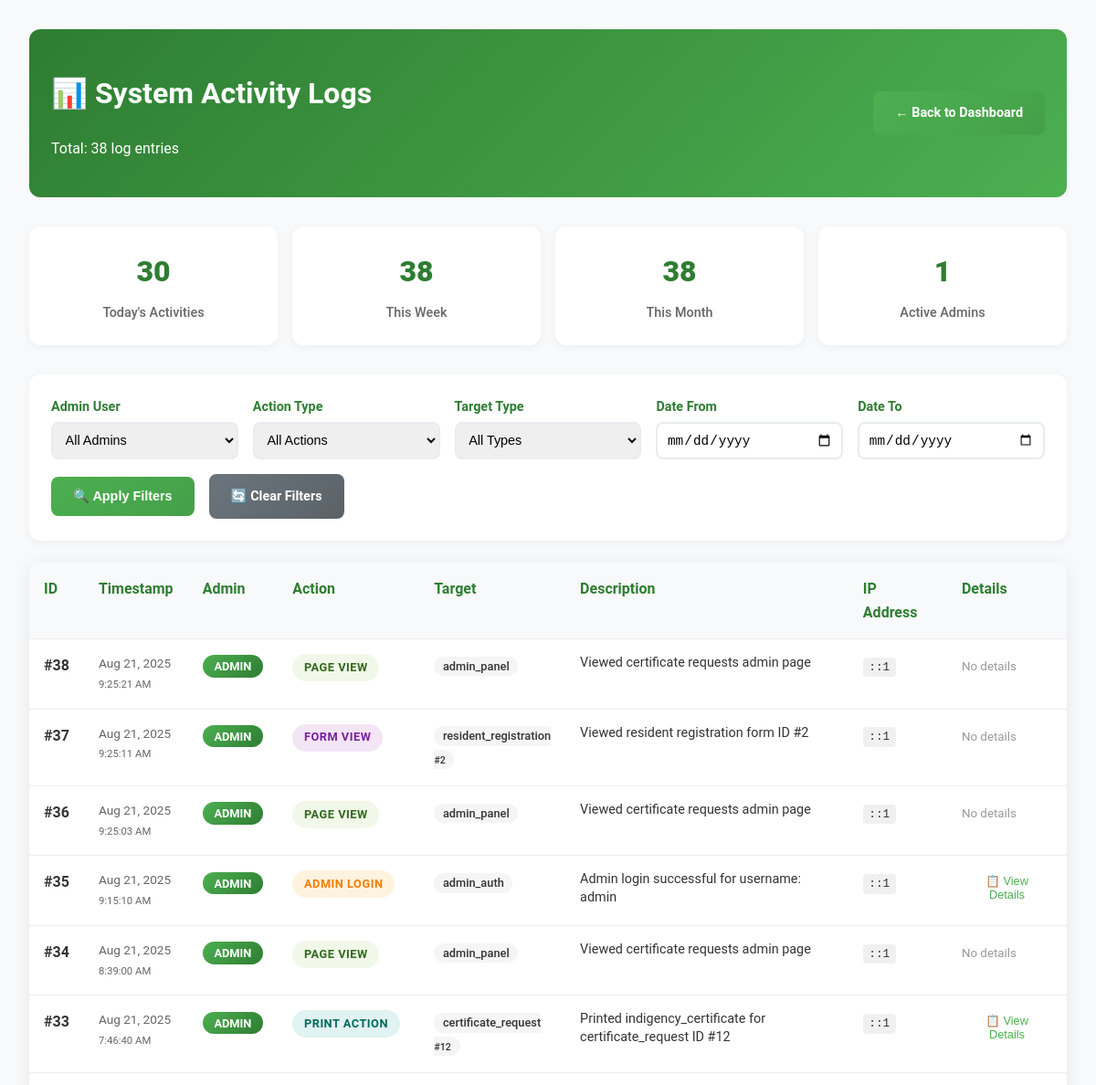
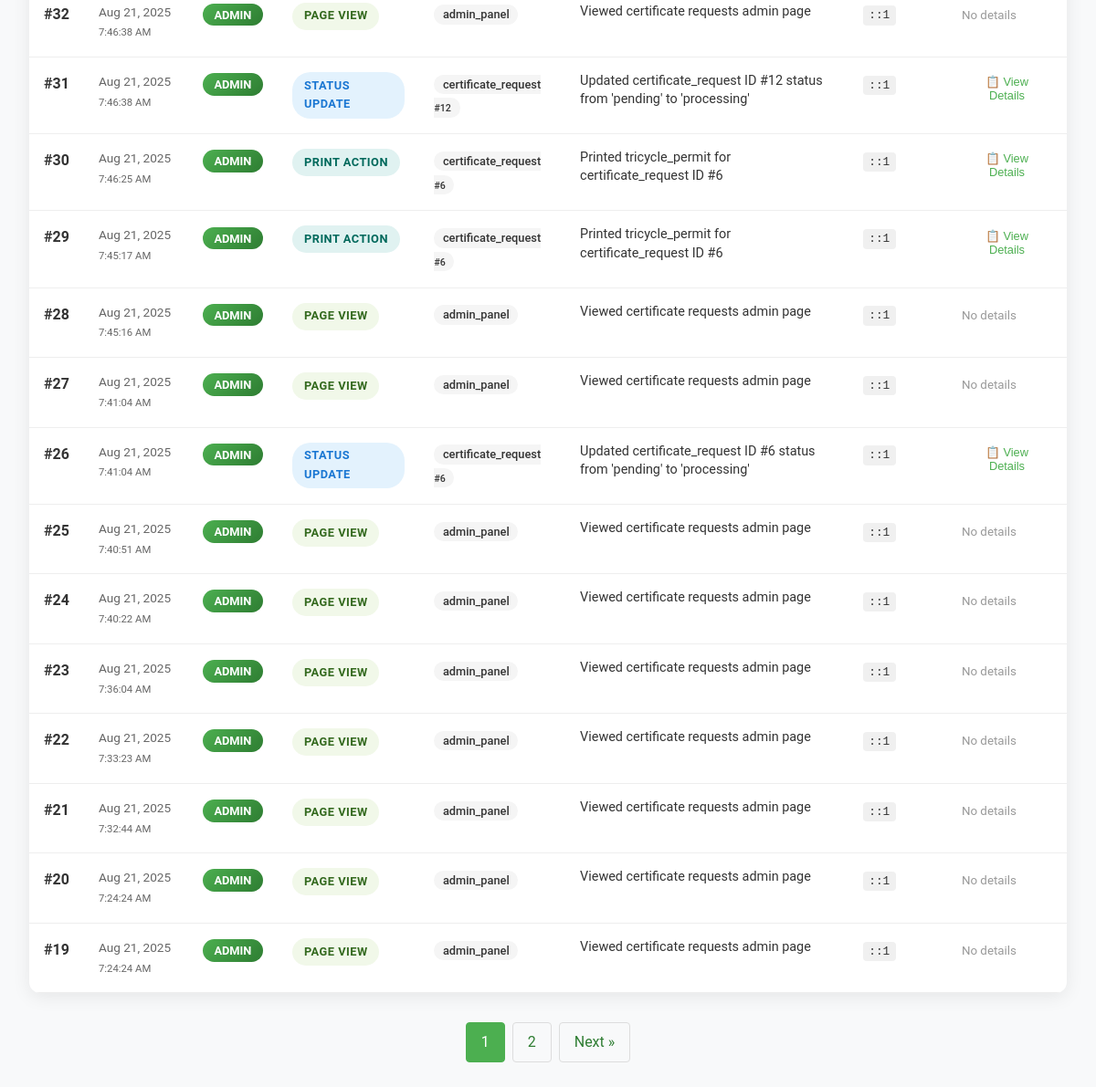
/admin/view-logs.php (signed in), run on the app's committed database (2 pictures, top to bottom).
### tables this page shows
CREATE TABLE `admin_logs` (
  `id` int(11) NOT NULL,
  `admin_id` varchar(100) DEFAULT 'system',
  `action_type` varchar(50) NOT NULL,
  `target_type` varchar(50) NOT NULL,
  `target_id` int(11) DEFAULT NULL,
  `description` text NOT NULL,
  `details` longtext DEFAULT NULL CHECK (json_valid(`details`)),
  `ip_address` varchar(45) DEFAULT NULL,
  `user_agent` text DEFAULT NULL,
  `created_at` timestamp NOT NULL DEFAULT current_timestamp()
);

### admin/view-logs.php (the view, shortened to what this page needs)
<?php
include '../includes/db_connect.php';
$date_from = $_GET['date_from'] ?? '';
$date_to = $_GET['date_to'] ?? '';
$page = max(1, (int)($_GET['page'] ?? 1));
$per_page = 20;
$offset = ($page - 1) * $per_page;
$whereConditions = [];
$params = [];
$whereClause = $whereConditions ? "WHERE " . implode(" AND ", $whereConditions) : "";
$count_sql = "SELECT COUNT(*) FROM admin_logs $whereClause";
$sql = "SELECT * FROM admin_logs $whereClause ORDER BY created_at DESC LIMIT $offset, $per_page";
$count_stmt = $pdo->prepare($count_sql);
$count_stmt->execute($params);
$total_logs = $count_stmt->fetchColumn();
$stmt = $pdo->prepare($sql);
$stmt->execute($params);
$logs = $stmt->fetchAll(PDO::FETCH_ASSOC);
$total_pages = ceil($total_logs / $per_page);
?>
<!DOCTYPE html>
<html lang="en">
<head>
    <link rel="stylesheet" href="../css/styles.css">
</head>
<body>
    <div class="admin-container">
        <div class="admin-header">
            <div>
                <h1>📊 System Activity Logs</h1>
                <p>Total: <?php echo number_format($total_logs); ?> log entries</p>
            </div>
            <a href="dashboard.php" class="admin-btn">← Back to Dashboard</a>
        </div>
        <div class="stats-row">
            <?php
            $today_count = $pdo->query("SELECT COUNT(*) FROM admin_logs WHERE DATE(created_at) = CURDATE()")->fetchColumn();
            $week_count = $pdo->query("SELECT COUNT(*) FROM admin_logs WHERE created_at >= DATE_SUB(NOW(), INTERVAL 7 DAY)")->fetchColumn();
            $month_count = $pdo->query("SELECT COUNT(*) FROM admin_logs WHERE created_at >= DATE_SUB(NOW(), INTERVAL 30 DAY)")->fetchColumn();
            $unique_admins = $pdo->query("SELECT COUNT(DISTINCT admin_id) FROM admin_logs")->fetchColumn();
            ?>
            <div class="stat-card">
                <div class="stat-number"><?php echo $today_count; ?></div>
                <div class="stat-label">Today's Activities</div>
            </div>
            <div class="stat-card">
                <div class="stat-number"><?php echo $week_count; ?></div>
                <div class="stat-label">This Week</div>
            </div>
            <div class="stat-card">
                <div class="stat-number"><?php echo $month_count; ?></div>
                <div class="stat-label">This Month</div>
            </div>
            <div class="stat-card">
                <div class="stat-number"><?php echo $unique_admins; ?></div>
                <div class="stat-label">Active Admins</div>
            </div>
        </div>
        <div class="filters-container">
            <form method="GET" action="">
                <div class="filters-row">
                    <div class="filter-group">
                        <label for="admin_id">Admin User</label>
                        <select name="admin_id" id="admin_id">
                            <option value="">All Admins</option>
                        </select>
                    </div>
                    <div class="filter-group">
                        <label for="action_type">Action Type</label>
                        <select name="action_type" id="action_type">
                            <option value="">All Actions</option>
                        </select>
                    </div>
                    <div class="filter-group">
                        <label for="target_type">Target Type</label>
                        <select name="target_type" id="target_type">
                            <option value="">All Types</option>
                        </select>
                    </div>
                    <div class="filter-group">
                        <label for="date_from">Date From</label>
                        <input type="date" name="date_from" id="date_from" value="<?php echo htmlspecialchars($date_from); ?>">
                    </div>
                    <div class="filter-group">
                        <label for="date_to">Date To</label>
                        <input type="date" name="date_to" id="date_to" value="<?php echo htmlspecialchars($date_to); ?>">
                    </div>
                </div>
                <div class="filter-actions">
                    <button type="submit" class="admin-btn">🔍 Apply Filters</button>
                    <a href="view-logs.php" class="admin-btn secondary">🔄 Clear Filters</a>
                </div>
            </form>
        </div>
        <div class="logs-table">
            <table>
                <thead>
                    <tr>
                        <th>ID</th>
                        <th>Timestamp</th>
                        <th>Admin</th>
                        <th>Action</th>
                        <th>Target</th>
                        <th>Description</th>
                        <th>IP Address</th>
                        <th>Details</th>
                    </tr>
                </thead>
                <tbody>
                    <?php foreach ($logs as $log): ?>
                    <tr>
                        <td><strong>#<?php echo $log['id']; ?></strong></td>
                        <td class="log-timestamp">
                            <?php echo date('M j, Y', strtotime($log['created_at'])); ?><br>
                            <small><?php echo date('g:i:s A', strtotime($log['created_at'])); ?></small>
                        </td>
                        <td>
                            <span class="admin-badge">
                                <?php echo htmlspecialchars($log['admin_id']); ?>
                            </span>
                        </td>
                        <td>
                            <span class="action-badge action-<?php echo $log['action_type']; ?>">
                                <?php echo ucwords(str_replace('_', ' ', $log['action_type'])); ?>
                            </span>
                        </td>
                        <td>
                            <span class="target-badge">
                                <?php echo htmlspecialchars($log['target_type']); ?>
                                <?php if ($log['target_id']): ?>
                                    <br><small>#<?php echo $log['target_id']; ?></small>
                                <?php endif; ?>
                            </span>
                        </td>
                        <td>
                            <div class="log-description">
                                <?php echo htmlspecialchars($log['description']); ?>
                            </div>
                        </td>
                        <td>
                            <?php if ($log['ip_address']): ?>
                                <span class="ip-address"><?php echo htmlspecialchars($log['ip_address']); ?></span>
                            <?php else: ?>
                                <small style="color: #999;">N/A</small>
                            <?php endif; ?>
                        </td>
                        <td>
                            <?php if ($log['details']): ?>
                                <button class="details-toggle" onclick="toggleDetails(<?php echo $log['id']; ?>)">
                                    📋 View Details
                                </button>
                            <?php else: ?>
                                <small style="color: #999;">No details</small>
                            <?php endif; ?>
                        </td>
                    </tr>
                    <?php endforeach; ?>
                </tbody>
            </table>
        </div>
        <?php if ($total_pages > 1): ?>
        <div class="pagination">
            <?php for ($i = max(1, $page-2); $i <= min($total_pages, $page+2); $i++): ?>
                <?php if ($i == $page): ?>
                    <span class="current"><?php echo $i; ?></span>
                <?php else: ?>
                    <a href="?page=<?php echo $i; ?>&<?php echo http_build_query(array_filter($_GET, function($k) { return $k !== 'page'; }, ARRAY_FILTER_USE_KEY)); ?>"><?php echo $i; ?></a>
                <?php endif; ?>
            <?php endfor; ?>
            <?php if ($page < $total_pages): ?>
                <a href="?page=<?php echo $page+1; ?>&<?php echo http_build_query(array_filter($_GET, function($k) { return $k !== 'page'; }, ARRAY_FILTER_USE_KEY)); ?>">Next »</a>
            <?php endif; ?>
        </div>
        <?php endif; ?>
    </div>
</body>
</html>

### css/styles.css (style rules this page uses)
body { font-family: 'Roboto', sans-serif; margin: 0; padding: 0; background-color: #f4f7f9; color: #333; line-height: 1.6; }

### admin/view-logs.php (style rules this page uses)
.admin-container { max-width: 1600px; margin: 0 auto; padding: 2rem; background: #f8f9fa; min-height: 100vh; }
.admin-header { background: linear-gradient(135deg, #2e7d32 0%, #4caf50 100%); color: white; padding: 1.5rem; border-radius: 12px; margin-bottom: 2rem; display: flex; justify-content: space-between; align-items: center; }
.filters-container { background: white; padding: 1.5rem; border-radius: 12px; margin-bottom: 1.5rem; box-shadow: 0 2px 10px rgba(0, 0, 0, 0.05); }
.filters-row { display: grid; grid-template-columns: repeat(auto-fit, minmax(200px, 1fr)); gap: 1rem; margin-bottom: 1rem; }
.filter-group { display: flex; flex-direction: column; gap: 0.3rem; }
.filter-group label { font-weight: 600; color: #2e7d32; font-size: 0.9rem; }
.filter-group select, .filter-group input { padding: 0.6rem; border: 2px solid #e9ecef; border-radius: 8px; font-size: 0.9rem; transition: all 0.3s ease; }
.filter-actions { display: flex; gap: 1rem; align-items: center; margin-top: 1rem; }
.logs-table { background: white; border-radius: 12px; overflow: hidden; box-shadow: 0 4px 20px rgba(0, 0, 0, 0.08); }
.logs-table table { width: 100%; border-collapse: collapse; }
.logs-table th, .logs-table td { padding: 1rem; text-align: left; border-bottom: 1px solid #eee; vertical-align: top; }
.logs-table th { background: #f8f9fa; font-weight: 600; color: #2e7d32; position: sticky; top: 0; z-index: 10; }
.logs-table tbody tr { transition: all 0.3s ease; }
.action-badge { padding: 0.3rem 0.8rem; border-radius: 20px; font-size: 0.8rem; font-weight: 600; text-transform: uppercase; letter-spacing: 0.5px; display: inline-block; }
.action-status_update { background: #e3f2fd; color: #1976d2; }
.action-admin_login { background: #fff3e0; color: #f57c00; }
.action-form_view { background: #f3e5f5; color: #7b1fa2; }
.action-print_action { background: #e0f2f1; color: #00695c; }
.action-page_view { background: #f1f8e9; color: #33691e; }
.target-badge { background: #f5f5f5; color: #333; padding: 0.2rem 0.6rem; border-radius: 12px; font-size: 0.8rem; font-weight: 500; }
.admin-badge { background: linear-gradient(135deg, #4caf50, #2e7d32); color: white; padding: 0.3rem 0.8rem; border-radius: 16px; font-size: 0.8rem; font-weight: 600; text-transform: uppercase; }
.log-description { max-width: 300px; font-size: 0.9rem; line-height: 1.4; color: #333; }
.log-timestamp { font-size: 0.85rem; color: #666; white-space: nowrap; }
.details-toggle { background: none; border: none; color: #4caf50; cursor: pointer; font-size: 0.8rem; padding: 0.2rem 0.5rem; border-radius: 4px; transition: all 0.3s ease; }
.ip-address { font-family: 'Courier New', monospace; background: #f0f0f0; padding: 0.2rem 0.4rem; border-radius: 4px; font-size: 0.8rem; }
.stats-row { display: grid; grid-template-columns: repeat(auto-fit, minmax(200px, 1fr)); gap: 1rem; margin-bottom: 2rem; }
.stat-card { background: white; padding: 1.5rem; border-radius: 12px; box-shadow: 0 2px 10px rgba(0, 0, 0, 0.05); text-align: center; }
.stat-number { font-size: 2rem; font-weight: 800; color: #2e7d32; margin-bottom: 0.5rem; }
.stat-label { color: #666; font-size: 0.9rem; font-weight: 500; }
.admin-btn { display: inline-block; padding: 0.8rem 1.5rem; background: linear-gradient(135deg, #4CAF50, #45a049); color: white; text-decoration: none; border-radius: 8px; font-weight: 600; border: none; cursor: pointer; transition: all 0.3s ease; font-size: 0.9rem; }
.admin-btn.secondary { background: linear-gradient(135deg, #6c757d, #5a6268); }
.pagination { display: flex; justify-content: center; gap: 0.5rem; margin-top: 2rem; }
.pagination a, .pagination span { padding: 0.5rem 1rem; border: 1px solid #ddd; border-radius: 4px; text-decoration: none; color: #2e7d32; }
.pagination .current { background: #4caf50; color: white; border-color: #4caf50; }

### data on the page
admin_logs: id "38", created_at "Aug 21, 2025", created_at "9:25:21 AM", admin "ADMIN", action_type "PAGE VIEW", target_type "admin_panel", description "Viewed certificate requests admin page", ip_address "::1", shows "No details"
admin_logs: id "37", created_at "Aug 21, 2025", created_at "9:25:11 AM", admin "ADMIN", action_type "FORM VIEW", target_type "resident_registration", target "2", description "Viewed resident registration form ID #2", ip_address "::1", shows "No details"
admin_logs: id "36", created_at "Aug 21, 2025", created_at "9:25:03 AM", admin "ADMIN", action_type "PAGE VIEW", target_type "admin_panel", description "Viewed certificate requests admin page", ip_address "::1", shows "No details"
admin_logs: id "35", created_at "Aug 21, 2025", created_at "9:15:10 AM", admin "ADMIN", action_type "ADMIN LOGIN", target_type "admin_auth", description "Admin login successful for username: admin", ip_address "::1"
admin_logs: id "34", created_at "Aug 21, 2025", created_at "8:39:00 AM", admin "ADMIN", action_type "PAGE VIEW", target_type "admin_panel", description "Viewed certificate requests admin page", ip_address "::1", shows "No details"
admin_logs: id "33", created_at "Aug 21, 2025", created_at "7:46:40 AM", admin "ADMIN", action_type "PRINT ACTION", target_type "certificate_request", target "12", description "Printed indigency_certificate for certificate_request ID #12", ip_address "::1"
admin_logs: id "32", created_at "Aug 21, 2025", created_at "7:46:38 AM", admin "ADMIN", action_type "PAGE VIEW", target_type "admin_panel", description "Viewed certificate requests admin page", ip_address "::1", shows "No details"
admin_logs: id "31", created_at "Aug 21, 2025", created_at "7:46:38 AM", admin "ADMIN", action_type "STATUS UPDATE", target_type "certificate_request", target "12", description "Updated certificate_request ID #12 status from 'pending' to 'processing'", ip_address "::1"
admin_logs: id "30", created_at "Aug 21, 2025", created_at "7:46:25 AM", admin "ADMIN", action_type "PRINT ACTION", target_type "certificate_request", target "6", description "Printed tricycle_permit for certificate_request ID #6", ip_address "::1"
admin_logs: id "29", created_at "Aug 21, 2025", created_at "7:45:17 AM", admin "ADMIN", action_type "PRINT ACTION", target_type "certificate_request", target "6", description "Printed tricycle_permit for certificate_request ID #6", ip_address "::1"
admin_logs: id "28", created_at "Aug 21, 2025", created_at "7:45:16 AM", admin "ADMIN", action_type "PAGE VIEW", target_type "admin_panel", description "Viewed certificate requests admin page", ip_address "::1", shows "No details"
admin_logs: id "27", created_at "Aug 21, 2025", created_at "7:41:04 AM", admin "ADMIN", action_type "PAGE VIEW", target_type "admin_panel", description "Viewed certificate requests admin page", ip_address "::1", shows "No details"
admin_logs: id "26", created_at "Aug 21, 2025", created_at "7:41:04 AM", admin "ADMIN", action_type "STATUS UPDATE", target_type "certificate_request", target "6", description "Updated certificate_request ID #6 status from 'pending' to 'processing'", ip_address "::1"
admin_logs: id "25", created_at "Aug 21, 2025", created_at "7:40:51 AM", admin "ADMIN", action_type "PAGE VIEW", target_type "admin_panel", description "Viewed certificate requests admin page", ip_address "::1", shows "No details"
admin_logs: id "24", created_at "Aug 21, 2025", created_at "7:40:22 AM", admin "ADMIN", action_type "PAGE VIEW", target_type "admin_panel", description "Viewed certificate requests admin page", ip_address "::1", shows "No details"
admin_logs: id "23", created_at "Aug 21, 2025", created_at "7:36:04 AM", admin "ADMIN", action_type "PAGE VIEW", target_type "admin_panel", description "Viewed certificate requests admin page", ip_address "::1", shows "No details"
admin_logs: id "22", created_at "Aug 21, 2025", created_at "7:33:23 AM", admin "ADMIN", action_type "PAGE VIEW", target_type "admin_panel", description "Viewed certificate requests admin page", ip_address "::1", shows "No details"
admin_logs: id "21", created_at "Aug 21, 2025", created_at "7:32:44 AM", admin "ADMIN", action_type "PAGE VIEW", target_type "admin_panel", description "Viewed certificate requests admin page", ip_address "::1", shows "No details"
admin_logs: id "20", created_at "Aug 21, 2025", created_at "7:24:24 AM", admin "ADMIN", action_type "PAGE VIEW", target_type "admin_panel", description "Viewed certificate requests admin page", ip_address "::1", shows "No details"
admin_logs: id "19", created_at "Aug 21, 2025", created_at "7:24:24 AM", admin "ADMIN", action_type "PAGE VIEW", target_type "admin_panel", description "Viewed certificate requests admin page", ip_address "::1", shows "No details"

### other printed values
$total_logs "38"
$today_count "30"
$week_count "38"
$month_count "38"
$unique_admins "1"
